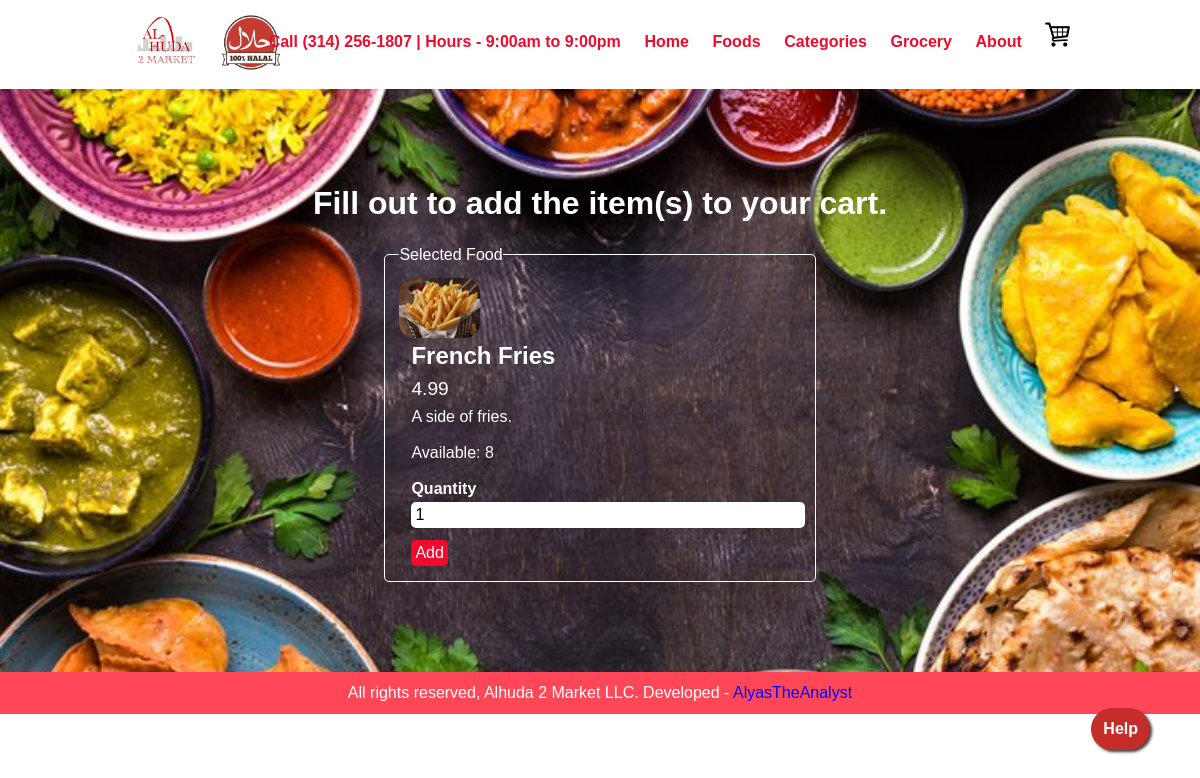
Page /order.php?food_id=11 on the committed database.
### tables this page shows
CREATE TABLE `tbl_food` (
  `id` int(10) UNSIGNED NOT NULL,
  `title` varchar(100) NOT NULL,
  `description` text NOT NULL,
  `price` decimal(10,2) NOT NULL,
  `quantity` int(10) NOT NULL,
  `image_name` varchar(255) NOT NULL,
  `category_id` int(10) UNSIGNED NOT NULL,
  `featured` varchar(10) NOT NULL,
  `active` varchar(10) NOT NULL
);

### order.php (the view, shortened to what this page needs)
<?php include('partials-front/menu.php'); ?>
<?php
    if(isset($_GET['food_id']))
    {
        $food_id = $_GET['food_id'];
        $sql = "SELECT * FROM tbl_food WHERE id=$food_id";
        $res = mysqli_query($conn, $sql);
        $count = mysqli_num_rows($res);
        if($count==1)
        {
            $row = mysqli_fetch_assoc($res);
            $title = $row['title'];
            $price = $row['price'];
            $quantity = $row['quantity'];
            $description = $row['description'];
            $image_name = $row['image_name'];
        }
        else
        {
            header('location:'.SITEURL);
        }
    }
    else
    {
        header('location:'.SITEURL);
    }
?>
    <section class="food-search">
        <div class="container">
            <h2 class="text-center text-white">Fill out to add the item(s) to your cart.</h2>
            <form action="" method="POST" class="order">
                <fieldset>
                    <legend class="text-white">Selected Food</legend>
                    <div class="food-menu-img">
                        <?php
                        if($image_name=="")
                        {
                            echo "<div class='error'>Image not Available.</div>";
                        }
                        else
                        {
                            ?>
                            <img src="<?php echo SITEURL; ?>images/food/<?php echo $image_name; ?>" alt="" class="img-responsive img-curve">
                            <?php
                        }
                        ?>
                    </div>
                    <div class="food-order-desc">
                        <h3 class="text-white"><?php echo $title; ?></h3>
                        <p class="food-price text-white"><?php echo $price; ?></p>
                        <p class="food-detail text-white"><?php echo $description; ?></p>
                        <br>
                        <p class="food-quantity text-white">Available: <?php echo $quantity; ?></p>
                        <br>
                        <div class="order-label text-white">Quantity</div>
                        <input type="number" name="qty" class="input-responsive" value="1" min=1 max=<?php echo $quantity; ?> required>
                        <br>
                        <input type="submit" name="submit" value="Add" class="btn btn-primary">
                    </div>
                </fieldset>
            </form>
        </div>
    </section>
<h1 class="text-right"><a target="_blank" rel="noopener noreferrer" href="https://docs.google.com/document/d/1mGES2UeDcJGL7qm5UHArVXgkMC_2fo96/edit#bookmark=id.j9cc8zpmvg5p" class="float btn-primary btn btn-bigtext">Help</a></h1>
    <?php include('partials-front/footer.php'); ?>

### css/style.css (style rules this page uses)
* { margin: 0 0; padding: 0 0; font-family: Arial, Helvetica, sans-serif; }
.container { width: 80%; margin: 0 auto; padding: 1%; }
.img-responsive { width: 100%; max-width: 135px; height: 100%; max-height: 135px; }
.img-curve { border-radius: 15px; }
.text-right { text-align: right; }
.text-center { text-align: center; }
.text-white { color: white !important; }
a { color: #ee0b2d; text-decoration: none; }
.btn { padding: 1%; border: none; font-size: 1rem; border-radius: 5px; }
.btn-primary { background-color: #ee0b2d; color: white; cursor: pointer; }
h2 { color: #2f3542; font-size: 2rem; margin-bottom: 2%; }
h3 { font-size: 1.5rem; }
fieldset { border: 1px solid white; margin: 5%; padding: 3%; border-radius: 5px; }
.food-search { background-image: url(../images/indian-food-best-cuisine-in-the-world.jpg); background-size: cover; background-repeat: no-repeat; background-position: center; padding: 7% 0; }
.food-menu-img { width: 20%; float: left; }
.food-order-desc { width: 100%; float: left; margin-left: 3%; }
.food-price { font-size: 1.2rem; margin: 2% 0; }
.food-detail { font-size: 1rem; color: black; }
.order { width: 50%; margin: 0 auto; }
.input-responsive { width: 96%; padding: 1%; margin-bottom: 3%; border: none; border-radius: 5px; font-size: 1rem; }
.order-label { margin-bottom: 1%; font-weight: bold; }
.float { position:fixed; bottom:50px; right:50px; background-color: #c52d2a; color:#FFF; border-radius:50px; text-align:center; box-shadow: 2px 2px 3px rgb(61, 61, 61); }

### rows in the picture
tbl_food: image_name (picture), title "French Fries", price "4.99", description "A side of fries.", quantity "8"
